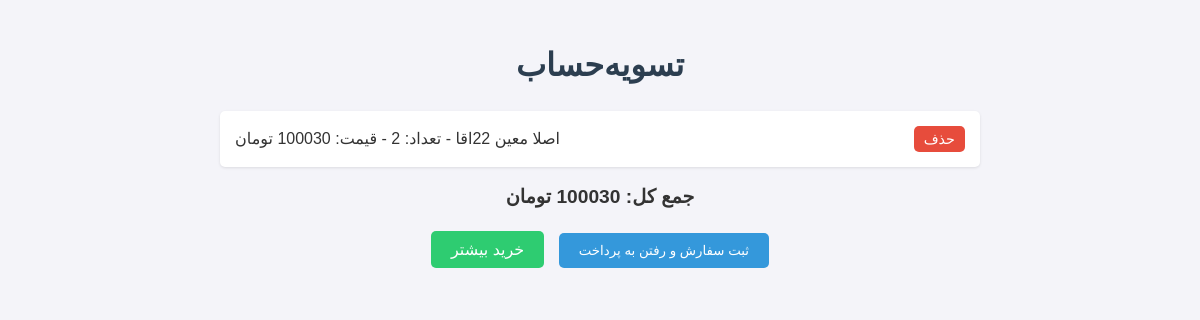
The app's page /cart/place-order/ (signed in) with its own data.
### cart/models.py (models this page shows, shortened)
class CartItem(models.Model):
    buyer = models.ForeignKey(User, on_delete=models.CASCADE, related_name='cart_items')
    tourBuyed = models.ForeignKey(tour, on_delete=models.CASCADE, null=True, blank=True, related_name='cart_tours',db_index=True)
    tourismBuyed = models.ForeignKey(tourism, on_delete=models.CASCADE, null=True, blank=True,
                                     related_name='cart_tourisms',db_index=True)
    quantityItem = models.PositiveIntegerField('تعداد', default=1)
    added_at = models.DateTimeField(auto_now_add=True)
    def get_total(self):
        if self.tourBuyed:
            return self.tourBuyed.price * self.quantityItem
        elif self.tourismBuyed:
            return self.tourismBuyed.price_tourism * self.quantityItem
        return 0

### tourism/models.py (models this page shows, shortened)
class tourism(models.Model):
    title_tourism = models.CharField('Title', max_length=50, null=True, blank=True)
    description = models.CharField(max_length=50, null=True, blank=True)
    firstdistination_tourism = models.CharField(max_length=50, null=True, blank=True)
    lastDestination = models.CharField(max_length=50, null=True, blank=True)
    startdate_tourism = models.DateField(null=True, blank=True)
    capacity_tourism = models.IntegerField(default=20000, null=True, blank=True,
                                           validators=[MinValueValidator(0)])  # جلوگیری از اعداد منفی
    clas = models.ForeignKey(User, on_delete=models.CASCADE, null=True,
                             related_name='tourism_clas')  # اضافه کردن related_name
    image_tourism = models.ImageField(upload_to='tour/', null=True, blank=True)
    price_tourism = models.IntegerField(null=True, blank=True)
    TICKET_TYPES = [
        ('bus', 'اتوبوس'),
        ('train', 'قطار'),
    ]
    ticket_typetourism = models.CharField(max_length=10, choices=TICKET_TYPES, default='bus')

### cart/views.py (the view, shortened to what this page needs)
# urls.py: path('place-order/', views.place_order, name='place_order'),
@login_required
def place_order(request):
    cart_items = CartItem.objects.filter(buyer=request.user)
    total_price = sum(item.get_total() for item in cart_items)
    return render(request, 'cart/checkout.html', {'cart_items': cart_items, 'total_price': total_price})

### cart/templates/cart/checkout.html (shortened to what this page needs)
<!DOCTYPE html>
<html>
<head>
</head>
<body>
    <div class="container">
        <h1>تسویه‌حساب</h1>
        <ul>
            {% for item in cart_items %}
                <li>
                    <span>
                        {% if item.tourBuyed %}
                            {{ item.tourBuyed.title }}
                        {% elif item.tourismBuyed %}
                            {{ item.tourismBuyed.title_tourism }}
                        {% endif %}
                        - تعداد: {{ item.quantityItem }} - قیمت: {{ item.get_total }} تومان
                    </span>
                    <form method="POST" action="{% url 'cart:place_order' %}">
                        <button type="submit" class="delete-btn">حذف</button>
                    </form>
                </li>
            {% empty %}
                <li>سبد خرید شما خالی است</li>
            {% endfor %}
        </ul>
        <p>جمع کل: {{ total_price }} تومان</p>
        <div class="buttons">
            <a href="{% url 'main_page' %}" class="more-btn" style="padding: 10px 20px; text-decoration: none; color: #fff; border-radius: 5px;">خرید بیشتر</a>
            <form method="POST" action="{% url 'cart:place_order' %}" style="display: inline;">
                <button type="submit">ثبت سفارش و رفتن به پرداخت</button>
            </form>
        </div>
    </div>
</body>
</html>

### cart/templates/cart/checkout.html (style rules this page uses)
* { margin: 0; padding: 0; box-sizing: border-box; font-family: Arial, sans-serif; }
body { background-color: #f4f4f9; color: #333; line-height: 1.6; }
h1 { text-align: center; color: #2c3e50; margin: 20px 0; }
.container { max-width: 800px; margin: 0 auto; padding: 20px; }
ul { list-style: none; }
li { background: #fff; padding: 15px; margin-bottom: 10px; border-radius: 5px; box-shadow: 0 1px 3px rgba(0, 0, 0, 0.1); display: flex; justify-content: space-between; align-items: center; }
p { text-align: center; font-size: 1.2em; font-weight: bold; margin: 15px 0; }
.buttons { text-align: center; margin-top: 20px; }
button { background-color: #3498db; color: #fff; padding: 10px 20px; border: none; border-radius: 5px; cursor: pointer; transition: background-color 0.3s; }
.delete-btn { background-color: #e74c3c; padding: 5px 10px; font-size: 0.9em; }
.more-btn { background-color: #2ecc71; margin-right: 10px; }

### records on screen
CartItem: tourismBuyed.title_tourism "اصلا معین 22اقا", quantityItem "2", get_total "100030"

### other values on screen
{{ total_price }} "100030"
